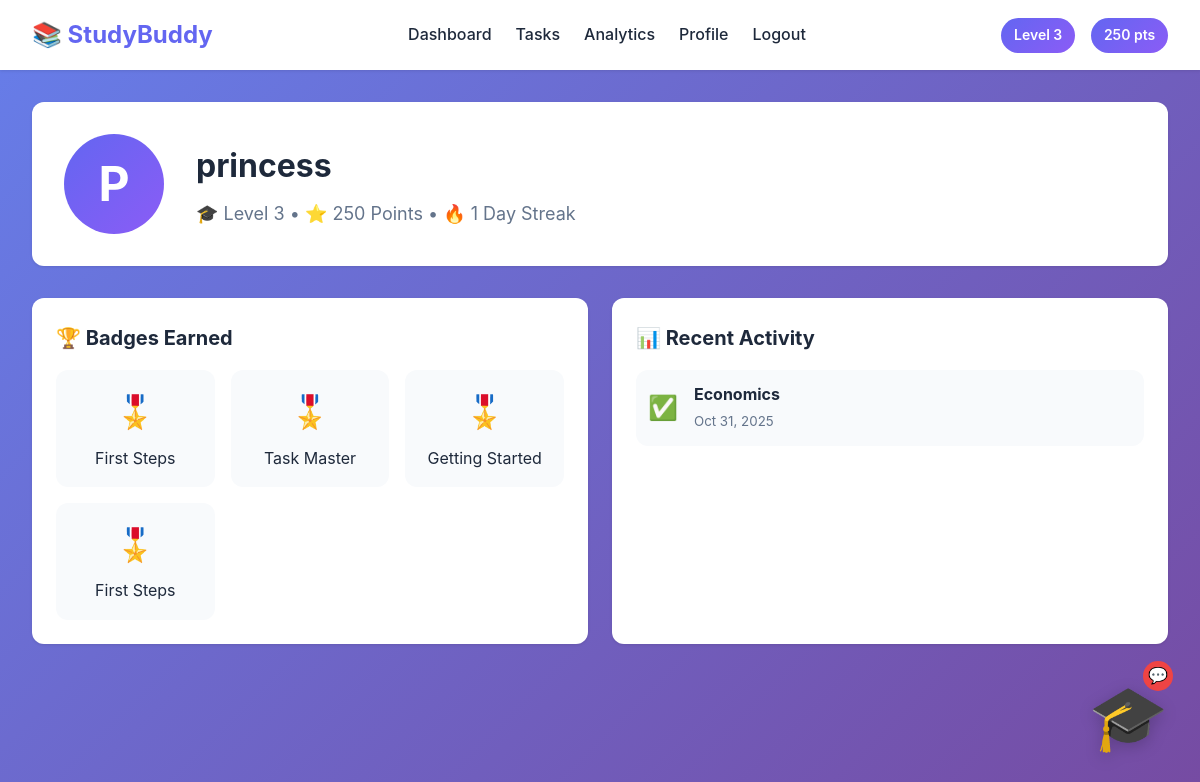
Page /profile/ (signed in) on the committed database.
### core/models.py (models this page shows, shortened)
class UserProfile(models.Model):
    user = models.OneToOneField(User, on_delete=models.CASCADE, related_name='profile')
    profile_image = models.ImageField(upload_to='profiles/', null=True, blank=True)
    level = models.IntegerField(default=1)
    total_points = models.IntegerField(default=0)
    streak_count = models.IntegerField(default=0)
    last_activity_date = models.DateField(null=True, blank=True)

class Task(models.Model):
    CATEGORY_CHOICES = [
        ('homework', 'Homework'),
        ('reading', 'Reading'),
        ('revision', 'Revision'),
        ('other', 'Other'),
    ]
    PRIORITY_CHOICES = [
        ('low', 'Low'),
        ('medium', 'Medium'),
        ('high', 'High'),
    ]
    user = models.ForeignKey(User, on_delete=models.CASCADE, related_name='tasks')
    title = models.CharField(max_length=200)
    description = models.TextField(blank=True)
    category = models.CharField(max_length=20, choices=CATEGORY_CHOICES, default='other')
    priority = models.CharField(max_length=20, choices=PRIORITY_CHOICES, default='medium')
    due_date = models.DateTimeField()
    is_completed = models.BooleanField(default=False)
    created_at = models.DateTimeField(auto_now_add=True)
    completed_at = models.DateTimeField(null=True, blank=True)
    class Meta:
        ordering = ['-created_at']

### core/views.py (the view)
# urls.py: path('profile/', views.profile_view, name='profile'),
@login_required
def profile_view(request):
    profile = request.user.profile
    badges = Reward.objects.filter(user=request.user, badge_name__isnull=False).values_list('badge_name', flat=True).distinct()
    recent_tasks = Task.objects.filter(user=request.user, is_completed=True).order_by('-completed_at')[:10]
    context = {
        'profile': profile,
        'badges': list(badges),
        'recent_tasks': recent_tasks,
    }
    return render(request, 'profile.html', context)

### templates/profile.html (shortened to what this page needs)
{% extends 'base.html' %}
{% block content %}
<div class="profile-page">
    <div class="profile-header">
        <div class="profile-avatar">
            <div class="avatar-circle">{{ user.username|slice:":1"|upper }}</div>
        </div>
        <div class="profile-info">
            <h1>{{ user.username }}</h1>
            <p class="profile-stats">
                🎓 Level {{ profile.level }} •
                ⭐ {{ profile.total_points }} Points •
                🔥 {{ profile.streak_count }} Day Streak
            </p>
        </div>
    </div>
    <div class="profile-grid">
        <div class="card badges-card">
            <h2>🏆 Badges Earned</h2>
            {% if badges %}
            <div class="badges-grid">
                {% for badge in badges %}
                <div class="badge-item">
                    <div class="badge-icon">🎖️</div>
                    <span>{{ badge }}</span>
                </div>
                {% endfor %}
            </div>
            {% else %}
            <p class="empty-state">Complete tasks to earn badges!</p>
            {% endif %}
        </div>
        <div class="card recent-activity">
            <h2>📊 Recent Activity</h2>
            {% if recent_tasks %}
            <ul class="activity-list">
                {% for task in recent_tasks %}
                <li class="activity-item">
                    <span class="activity-icon">✅</span>
                    <div class="activity-details">
                        <strong>{{ task.title }}</strong>
                        <small>{{ task.completed_at|date:"M d, Y" }}</small>
                    </div>
                </li>
                {% endfor %}
            </ul>
            {% else %}
            <p class="empty-state">No completed tasks yet!</p>
            {% endif %}
        </div>
    </div>
</div>
{% endblock %}

### templates/base.html (shortened to what this page needs)
{% load static %}
<!DOCTYPE html>
<html lang="en">
<head>
    <link rel="stylesheet" href="/static/css/style.css">
</head>
<body>
    {% if user.is_authenticated %}
    <nav class="navbar">
        <div class="nav-container">
            <div class="nav-brand">
                <span class="logo">📚 StudyBuddy</span>
            </div>
            <div class="nav-links">
                <a href="{% url 'dashboard' %}" class="nav-link">Dashboard</a>
                <a href="{% url 'tasks' %}" class="nav-link">Tasks</a>
                <a href="{% url 'analytics' %}" class="nav-link">Analytics</a>
                <a href="{% url 'profile' %}" class="nav-link">Profile</a>
                <a href="{% url 'logout' %}" onclick="return confirm('Are you sure you want to log out?');" class="nav-link">Logout</a>
            </div>
            <div class="nav-user">
                <span class="level-badge">Level {{ user.profile.level }}</span>
                <span class="points-badge">{{ user.profile.total_points }} pts</span>
            </div>
        </div>
    </nav>
    {% endif %}
<div id="mascot" class="mascot">
    <div class="chat-badge" id="chatBadge">💬</div>
    <div class="mascot-face" onclick="toggleChat()">🎓</div>
</div>
    <main class="container">
        {% block content %}{% endblock %}
    </main>
</body>
</html>

### static/css/style.css (style rules this page uses)
* { margin: 0; padding: 0; box-sizing: border-box; }
:root { --primary: #6366f1; --secondary: #8b5cf6; --success: #10b981; --danger: #ef4444; --warning: #f59e0b; --bg: #f8fafc; --card-bg: #ffffff; --text: #1e293b; --text-light: #64748b; --border: #e2e8f0; --shadow: 0 1px 3px rgba(0, 0, 0, 0.1); --shadow-lg: 0 10px 25px rgba(0, 0, 0, 0.1); --radius: 12px; }
body { font-family: -apple-system, BlinkMacSystemFont, 'Segoe UI', Roboto, 'Helvetica Neue', Arial, sans-serif; background: linear-gradient(135deg, #667eea 0%, #764ba2 100%); background-attachment: fixed; color: var(--text); line-height: 1.6; min-height: 100vh; }
.navbar { background: var(--card-bg); box-shadow: var(--shadow); position: sticky; top: 0; z-index: 100; }
.nav-container { max-width: 1200px; margin: 0 auto; padding: 1rem 2rem; display: flex; justify-content: space-between; align-items: center; }
.nav-brand { font-size: 1.5rem; font-weight: bold; color: var(--primary); }
.logo { display: flex; align-items: center; gap: 0.5rem; }
.nav-links { display: flex; gap: 1.5rem; }
.nav-link { color: var(--text); text-decoration: none; font-weight: 500; transition: color 0.3s; }
.nav-user { display: flex; gap: 1rem; }
.level-badge, .points-badge { background: linear-gradient(135deg, var(--primary), var(--secondary)); color: white; padding: 0.4rem 0.8rem; border-radius: 20px; font-size: 0.875rem; font-weight: 600; }
.mascot { position: fixed; bottom: 2rem; right: 2rem; z-index: 1000; animation: float 3s ease-in-out infinite; }
.mascot-face { font-size: 4rem; cursor: pointer; transition: transform 0.3s; filter: drop-shadow(0 4px 8px rgba(0, 0, 0, 0.2)); }
.container { max-width: 1200px; margin: 2rem auto; padding: 0 2rem; }
.card { background: var(--card-bg); border-radius: var(--radius); padding: 1.5rem; box-shadow: var(--shadow); transition: transform 0.3s, box-shadow 0.3s; }
.card h2 { font-size: 1.25rem; margin-bottom: 1rem; color: var(--text); }
.profile-page { animation: fadeIn 0.5s; }
.profile-header { background: var(--card-bg); padding: 2rem; border-radius: var(--radius); box-shadow: var(--shadow); display: flex; align-items: center; gap: 2rem; margin-bottom: 2rem; }
.profile-avatar { flex-shrink: 0; }
.avatar-circle { width: 100px; height: 100px; border-radius: 50%; background: linear-gradient(135deg, var(--primary), var(--secondary)); color: white; display: flex; align-items: center; justify-content: center; font-size: 3rem; font-weight: bold; }
.profile-info h1 { margin-bottom: 0.5rem; }
.profile-stats { font-size: 1.125rem; color: var(--text-light); }
.profile-grid { display: grid; grid-template-columns: repeat(auto-fit, minmax(300px, 1fr)); gap: 1.5rem; }
.badges-grid { display: grid; grid-template-columns: repeat(auto-fill, minmax(120px, 1fr)); gap: 1rem; }
.badge-item { text-align: center; padding: 1rem; background: #f8fafc; border-radius: var(--radius); transition: all 0.3s; }
.badge-icon { font-size: 2rem; margin-bottom: 0.5rem; }
.activity-list { list-style: none; }
.activity-item { display: flex; align-items: center; gap: 1rem; padding: 0.75rem; background: #f8fafc; border-radius: var(--radius); margin-bottom: 0.5rem; }
.activity-icon { font-size: 1.5rem; }
.activity-details strong { display: block; }
.activity-details small { color: var(--text-light); }
.mascot { position: fixed; bottom: 2rem; right: 2rem; z-index: 1000; }
.mascot-face { font-size: 4rem; cursor: pointer; transition: transform 0.3s; filter: drop-shadow(0 4px 8px rgba(0, 0, 0, 0.2)); animation: float 3s ease-in-out infinite; }
.chat-badge { position: absolute; top: -5px; right: -5px; background: var(--danger); color: white; border-radius: 50%; width: 30px; height: 30px; display: flex; align-items: center; justify-content: center; font-size: 1rem; animation: pulse 2s infinite; }

### rows in the picture
UserProfile: level "3", total_points "250", streak_count "1"
Task: title "Economics", completed_at "Oct 31, 2025"

### other values in the picture
{{ user.profile.level }} "3"
{{ user.profile.total_points }} "250"
{{ user.username|slice:":1"|upper }} "P"
{{ user.username }} "princess"
{{ badge }} "First Steps" "Task Master" "Getting Started" "First Steps"
